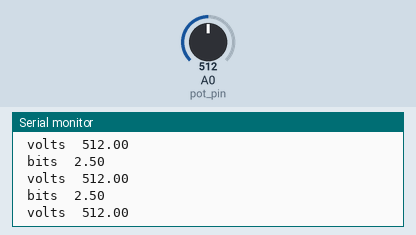
The sketch below on a simulated Arduino Uno, built with avr-gcc and run on an emulated ATmega328P. On the bench: the last lines printed to the serial monitor. Inputs (shaded band) come from the test bench; at power-on: A0 (pot_pin) = 512.

Above: at 1.2 s.
1.3 s: A0 (pot_pin) set to 11
At 2.3 s:
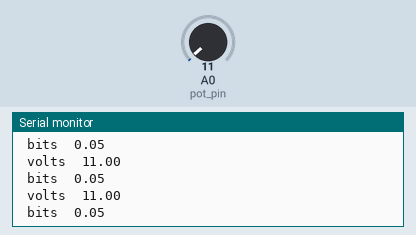
2.8 s: A0 (pot_pin) set to 8
At 3.3 s:
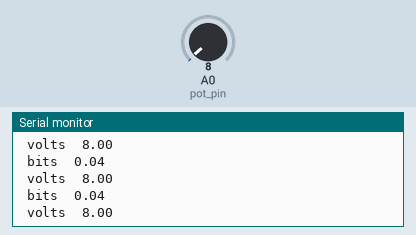
Timing chart, 0 to 5.8 s (numbered marks = the images above; inputs shaded):
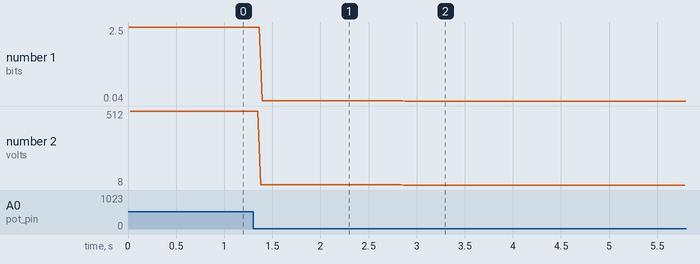

Measured:
- the behaviour switches between 10 and 9 on A0 (pot_pin) (found by bisection; images 1 and 2)
- after the input at 1.3 s, the serial monitor: prints a new line after 0.08 s (image 1)
- after the input at 2.8 s, the serial monitor: prints a new line after 0.06 s (image 2)
- plotted number 1: 2.5 → 0.05 after the input at 1.3 s, 0.05 → 0.04 after the input at 2.8 s
- plotted number 2: 512 → 11 after the input at 1.3 s, 11 → 8 after the input at 2.8 s

The sketch:

Potentiometer_bit_value_and_voltage_value_in_serial.ino
```cpp
/*Potentiometer_bit_value_and_voltage_value_in_serial
  The goal of this project is to read the bit value from a potientometer and also convert that value to volts to then print it in the serial monitor
 */

  int pot_pin = A0; //the number to read the potentiometer's pin
  float pot_value; //to read the potientiometer's status
void setup() { // put your setup code here, to run once:

  pinMode(pot_pin, INPUT); //setting pin A0 as an INPUT

  Serial.begin(9600); //starting serial monitor to use it
}

void loop() { // put your main code here, to run repeatedly:

  pot_value = analogRead(pot_pin);//stores value from pin A0 into a variable

  Serial.println(pot_value); //printing the value gotten from pot_pin in the serial monitor
  Serial.print(" bits  "); //printing the unit in the serial monitor
  Serial.println(pot_value/204.6); //printing the value gotten from pot_pin/204.6 to convert to volts(1023/5) in the serial monitor
  Serial.print(" volts  "); //printing the unit in the serial monitor
}
```
